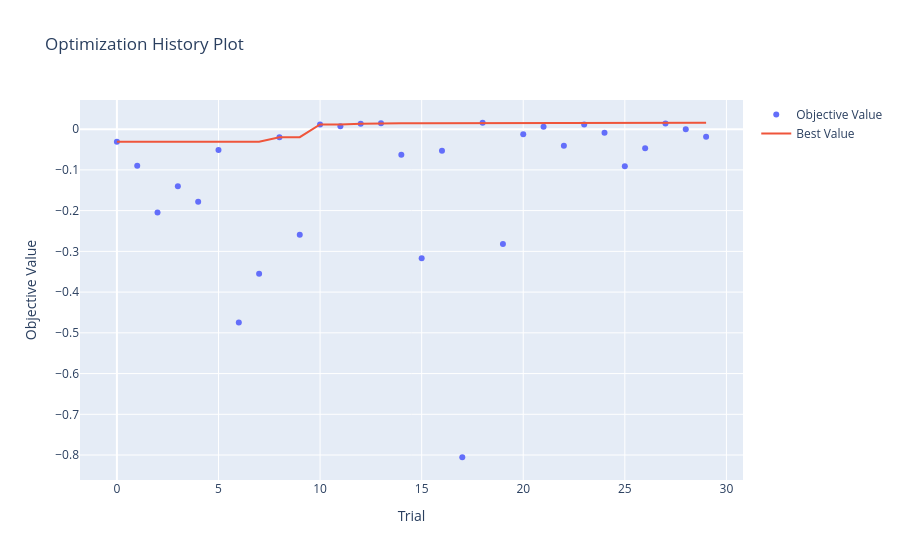

Notebook code for this chart:
### Code cell
from optuna.visualization import plot_contour,plot_optimization_history,plot_parallel_coordinate,plot_param_importances

plot_optimization_history(study)

### Figure 1 — Plotly figure (JSON) as saved in the notebook; plotly's stock layout.template omitted (floating-point values rounded to 4 significant figures)
{"data": [{"mode": "markers", "name": "Objective Value", "type": "scatter", "x": [0, 1, 2, 3, 4, 5, 6, 7, 8, 9, 10, 11, 12, 13, 14, 15, 16, 17, 18, 19, 20, 21, 22, 23, 24, 25, 26, 27, 28, 29], "y": [-0.03064, -0.09008, -0.2049, -0.1405, -0.1785, -0.05105, -0.4746, -0.3549, -0.01976, -0.2589, 0.01136, 0.007221, 0.01336, 0.01428, -0.06312, -0.3168, -0.05273, -0.8054, 0.01572, -0.2818, -0.0125, 0.006149, -0.04105, 0.0117, -0.008934, -0.091, -0.04716, 0.01385, 1.065e-05, -0.01872]}, {"mode": "lines", "name": "Best Value", "type": "scatter", "x": [0, 1, 2, 3, 4, 5, 6, 7, 8, 9, 10, 11, 12, 13, 14, 15, 16, 17, 18, 19, 20, 21, 22, 23, 24, 25, 26, 27, 28, 29], "y": [-0.03064, -0.03064, -0.03064, -0.03064, -0.03064, -0.03064, -0.03064, -0.03064, -0.01976, -0.01976, 0.01136, 0.01136, 0.01336, 0.01428, 0.01428, 0.01428, 0.01428, 0.01428, 0.01572, 0.01572, 0.01572, 0.01572, 0.01572, 0.01572, 0.01572, 0.01572, 0.01572, 0.01572, 0.01572, 0.01572]}, {"marker": {"color": "#cccccc"}, "mode": "markers", "name": "Infeasible Trial", "showlegend": false, "type": "scatter", "x": [], "y": []}], "layout": {"title": {"text": "Optimization History Plot"}, "xaxis": {"title": {"text": "Trial"}}, "yaxis": {"title": {"text": "Objective Value"}}}}
